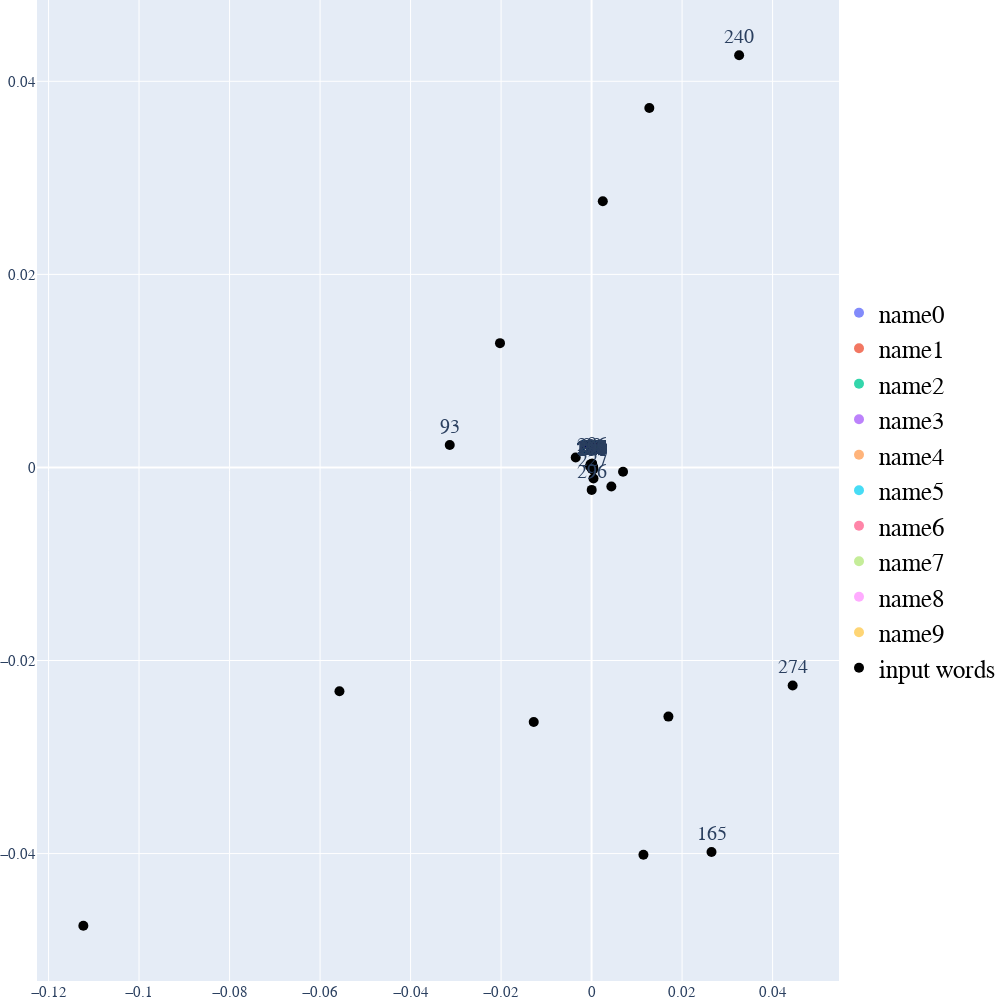

The code cell stored with this chart in its notebook:
### Code cell
trace_input = go.Scatter(
                    x = three_dim[count:,0], 
                    y = three_dim[count:,1],  
                    #z = three_dim[count:,2],
                    text = words[count:],
                    name = 'input words',
                    textposition = "top center",
                    textfont_size = 20,
                    mode = 'markers+text',
                    marker = {
                        'size': 10,
                        'opacity': 1,
                        'color': 'black'
                    }
                    )

    # 对于2D，不是使用go.Scatter3d，我们需要用go.Scatter并删除变量z。另外，不要使用变量three_dim，而是使用前面声明的变量(例如two_dim)

data.append(trace_input)
layout = go.Layout(
        margin = {'l': 0, 'r': 0, 'b': 0, 't': 0},
        showlegend=True,
        legend=dict(
        x=1,
        y=0.5,
        font=dict(
            family="Courier New",
            size=25,
            color="black"
        )),
        font = dict(
            family = " Courier New ",
            size = 15),
        autosize = False,
        width = 1000,
        height = 1000
        )

plot_figure = go.Figure(data = data, layout = layout)
plot_figure.show()

### Figure 1 — Plotly figure (JSON) as saved in the notebook; plotly's stock layout.template omitted (floating-point values rounded to 4 significant figures; data arrays with more than 128 entries replaced by an {"elided": "..."} marker saying what was removed)
{"data": [{"marker": {"color": 2, "opacity": 0.8, "size": 10}, "mode": "markers+text", "name": "name0", "text": ["0", "1", "2", "3", "4"], "textfont": {"size": 20}, "textposition": "top center", "type": "scatter", "x": [6.791e-05, 7.933e-05, 7.728e-05, 7.099e-05, 7.135e-05], "y": [0.0001111, 0.000107, 0.0001226, 0.0001081, 0.000115]}, {"marker": {"color": 2, "opacity": 0.8, "size": 10}, "mode": "markers+text", "name": "name1", "text": ["5", "6", "7", "8", "9"], "textfont": {"size": 20}, "textposition": "top center", "type": "scatter", "x": [7.385e-05, 8.789e-05, 7.726e-05, 7.75e-05, 7.73e-05], "y": [0.0001065, 0.0001036, 0.0001074, 0.0001115, 9.728e-05]}, {"marker": {"color": 2, "opacity": 0.8, "size": 10}, "mode": "markers+text", "name": "name2", "text": ["10", "11", "12", "13", "14"], "textfont": {"size": 20}, "textposition": "top center", "type": "scatter", "x": [5.415e-05, 7.903e-05, 6.902e-05, 8.51e-05, 7.641e-05], "y": [0.0001052, 0.0001114, 0.0001187, 0.0001747, 0.0001143]}, {"marker": {"color": 2, "opacity": 0.8, "size": 10}, "mode": "markers+text", "name": "name3", "text": ["15", "16", "17", "18", "19"], "textfont": {"size": 20}, "textposition": "top center", "type": "scatter", "x": [7.625e-05, 8.302e-05, 0.0001555, 7.592e-05, 6.066e-05], "y": [0.0001096, 0.0001302, 5.895e-05, 0.0001123, 0.0001417]}, {"marker": {"color": 2, "opacity": 0.8, "size": 10}, "mode": "markers+text", "name": "name4", "text": ["20", "21", "22", "23", "24"], "textfont": {"size": 20}, "textposition": "top center", "type": "scatter", "x": [6.584e-05, 7.808e-05, 8.779e-05, 7.571e-05, 7.573e-05], "y": [0.0001083, 0.0001161, 0.0001147, 0.0001106, 0.0001158]}, {"marker": {"color": 2, "opacity": 0.8, "size": 10}, "mode": "markers+text", "name": "name5", "text": ["25", "26", "27", "28", "29"], "textfont": {"size": 20}, "textposition": "top center", "type": "scatter", "x": [8.14e-05, 7.722e-05, 7.491e-05, 6.408e-05, 6.923e-05], "y": [0.0001147, 0.0001079, 0.0001119, 0.0001139, 0.0001174]}, {"marker": {"color": 2, "opacity": 0.8, "size": 10}, "mode": "markers+text", "name": "name6", "text": ["30", "31", "32", "33", "34"], "textfont": {"size": 20}, "textposition": "top center", "type": "scatter", "x": [8.283e-05, 8.802e-05, 7.794e-05, 7.381e-05, 9.072e-05], "y": [0.0001118, 0.0001082, 0.0001184, 0.0001175, 0.0001063]}, {"marker": {"color": 2, "opacity": 0.8, "size": 10}, "mode": "markers+text", "name": "name7", "text": ["35", "36", "37", "38", "39"], "textfont": {"size": 20}, "textposition": "top center", "type": "scatter", "x": [8.285e-05, 7.084e-05, 8.089e-05, 8.563e-05, 7.893e-05], "y": [0.0001203, 0.0001235, 0.0001189, 0.0001124, 0.0001262]}, {"marker": {"color": 2, "opacity": 0.8, "size": 10}, "mode": "markers+text", "name": "name8", "text": ["40", "41", "42", "43", "44"], "textfont": {"size": 20}, "textposition": "top center", "type": "scatter", "x": [8.104e-05, 8.753e-05, 6.895e-05, 7.254e-05, 7.803e-05], "y": [0.0001153, 0.0001099, 0.000101, 0.0001172, 0.0001129]}, {"marker": {"color": 2, "opacity": 0.8, "size": 10}, "mode": "markers+text", "name": "name9", "text": ["45", "46", "47", "48", "49"], "textfont": {"size": 20}, "textposition": "top center", "type": "scatter", "x": [7.674e-05, 7.542e-05, 9.634e-05, 7.657e-05, 8.603e-05], "y": [0.0001077, 0.0001114, 6.899e-05, 0.0001222, 0.0001236]}, {"marker": {"color": "black", "opacity": 1, "size": 10}, "mode": "markers+text", "name": "input words", "text": {"elided": "250 str values"}, "textfont": {"size": 20}, "textposition": "top center", "type": "scatter", "x": {"elided": "761 float values"}, "y": {"elided": "761 float values"}}], "layout": {"autosize": false, "font": {"family": " Courier New ", "size": 15}, "height": 1000, "legend": {"font": {"color": "black", "family": "Courier New", "size": 25}, "x": 1, "y": 0.5}, "margin": {"b": 0, "l": 0, "r": 0, "t": 0}, "showlegend": true, "width": 1000}}
